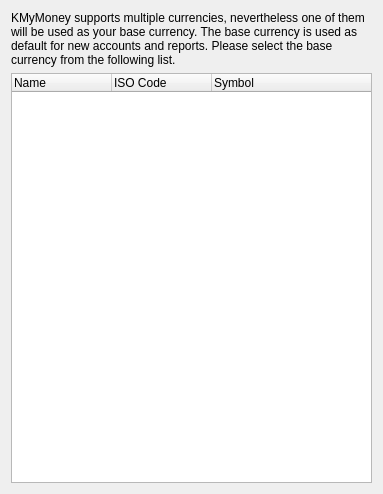
<?xml version="1.0" encoding="UTF-8"?>
<ui version="4.0">
 <class>CurrencyDecl</class>
 <widget class="QWidget" name="CurrencyDecl">
  <property name="geometry">
   <rect>
    <x>0</x>
    <y>0</y>
    <width>383</width>
    <height>494</height>
   </rect>
  </property>
  <layout class="QVBoxLayout">
   <item>
    <widget class="QLabel" name="qLabel1">
     <property name="text">
      <string>&lt;p&gt;KMyMoney supports multiple currencies, nevertheless one of them will be used as your base currency. The base currency is used as default for new accounts and reports. Please select the base currency from the following list.</string>
     </property>
     <property name="wordWrap">
      <bool>true</bool>
     </property>
    </widget>
   </item>
   <item>
    <widget class="QTreeWidget" name="m_currencyList">
     <property name="rootIsDecorated">
      <bool>false</bool>
     </property>
     <column>
      <property name="text">
       <string>Name</string>
      </property>
     </column>
     <column>
      <property name="text">
       <string>ISO Code</string>
      </property>
     </column>
     <column>
      <property name="text">
       <string>Symbol</string>
      </property>
     </column>
    </widget>
   </item>
  </layout>
 </widget>
 <layoutdefault spacing="6" margin="11"/>
 <resources/>
 <connections/>
</ui>
